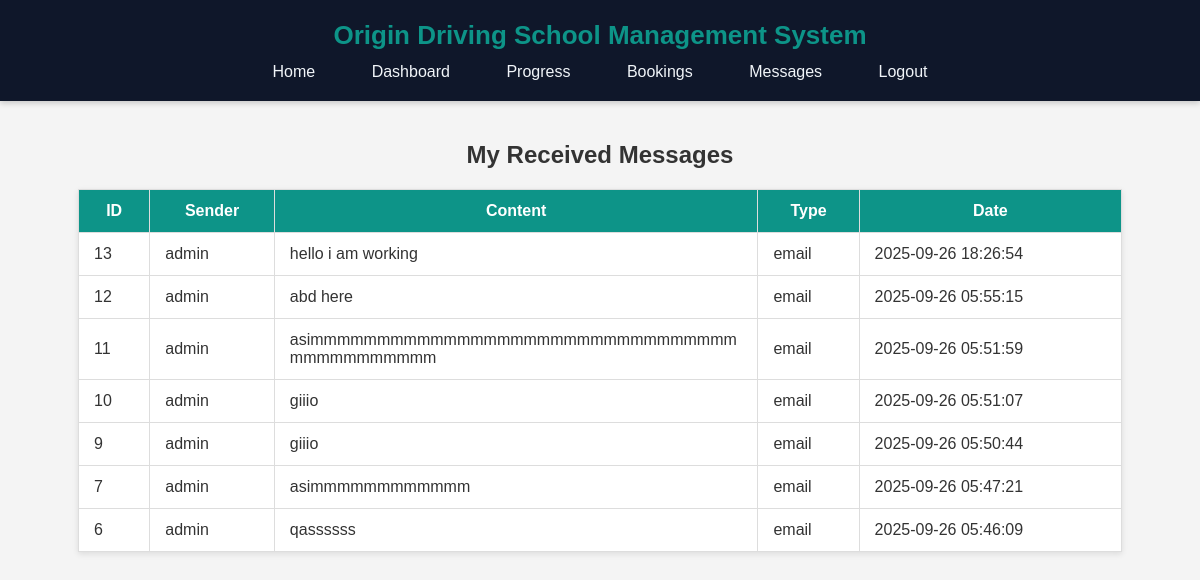
/instructor/messages.php (signed in), run on the app's committed database.
### tables this page shows
CREATE TABLE `messages` (
  `id` int(11) NOT NULL,
  `sender_id` int(11) NOT NULL,
  `receiver_id` int(11) DEFAULT NULL,
  `content` text NOT NULL,
  `date` timestamp NOT NULL DEFAULT current_timestamp(),
  `type` enum('email','sms','inapp') NOT NULL
);

CREATE TABLE `users` (
  `id` int(11) NOT NULL,
  `username` varchar(50) NOT NULL,
  `password` varchar(255) NOT NULL,
  `role` enum('admin','staff','instructor','student') NOT NULL,
  `email` varchar(100) NOT NULL,
  `created_at` timestamp NOT NULL DEFAULT current_timestamp(),
  `middle_name` varchar(100) DEFAULT NULL,
  `profile_color` varchar(20) DEFAULT 'blue',
  `last_login_ip` varchar(45) DEFAULT NULL
);

### instructor/messages.php (the view, shortened to what this page needs)
<?php
include '../includes/db_connect.php';
$user_id = $_SESSION['user_id'];
$sql = "SELECT m.*, u.username AS sender_name
        FROM messages m
        JOIN users u ON m.sender_id = u.id
        WHERE m.receiver_id = ? OR m.receiver_id = 0 OR m.receiver_id IS NULL
        ORDER BY m.date DESC";
$stmt = $conn->prepare($sql);
$stmt->bind_param("i", $user_id);
$stmt->execute();
$result = $stmt->get_result();
?>
<!DOCTYPE html>
<html lang="en">
<head>
    <link rel="stylesheet" href="/school/css/styles.css">
</head>
<body>
    <header>
        <h1>Origin Driving School Management System</h1>
        <nav>
            <a href="/school/index.php">Home</a>
            <?php if (isset($_SESSION['user_id'])): ?>
                <?php if ($_SESSION['role'] == 'admin' || $_SESSION['role'] == 'staff'): ?>
                    <a href="/school/admin/dashboard.php">Admin Dashboard</a>
                <?php elseif ($_SESSION['role'] == 'instructor'): ?>
                    <a href="/school/instructor/dashboard.php">Instructor Dashboard</a>
                    <a href="/school/instructor/messages.php">Received Messages</a>
                <?php elseif ($_SESSION['role'] == 'student'): ?>
                    <a href="/school/student/dashboard.php">Dashboard</a>
                    <a href="/school/student/progress.php">Progress</a>
                    <a href="/school/student/book_lesson.php">Bookings</a>
                    <a href="/school/student/messages.php">Messages</a>
                <?php endif; ?>
                <a href="/school/logout.php">Logout</a>
            <?php else: ?>
                <a href="/school/login.php">Login</a>
                <a href="/school/register_student.php">Register as Student</a>
                <a href="/school/register_instructor.php">Register as Instructor</a>
            <?php endif; ?>
        </nav>
    </header>
    <main>
        <h2 style="text-align:center; margin-top:20px;">My Received Messages</h2>
        <table>
            <tr>
                <th>ID</th>
                <th>Sender</th>
                <th>Content</th>
                <th>Type</th>
                <th>Date</th>
            </tr>
            <?php if ($result->num_rows > 0): ?>
                <?php while ($row = $result->fetch_assoc()): ?>
                    <tr>
                        <td><?php echo $row['id']; ?></td>
                        <td><?php echo htmlspecialchars($row['sender_name']); ?></td>
                        <td><?php echo htmlspecialchars($row['content']); ?></td>
                        <td><?php echo htmlspecialchars($row['type']); ?></td>
                        <td><?php echo $row['date']; ?></td>
                    </tr>
                <?php endwhile; ?>
            <?php else: ?>
                <tr>
                    <td colspan="5">No messages received yet.</td>
                </tr>
            <?php endif; ?>
        </table>
    </main>
</body>
</html>

### css/styles.css (style rules this page uses)
body { font-family: Arial, sans-serif; margin: 0; padding: 0; background: #f4f4f4; color: #333; }
header { background: #007bff; color: white; padding: 10px; text-align: center; }
nav a { color: white; margin: 0 10px; text-decoration: none; }
main { padding: 20px; }
table { width: 100%; border-collapse: collapse; margin: 20px 0; }
th, td { border: 1px solid #ddd; padding: 8px; text-align: left; }
th { background: #007bff; color: white; }

### instructor/messages.php (style rules this page uses)
header { background-color: #0F172A; color: #F1F5F9; padding: 20px; text-align: center; box-shadow: 0 2px 6px rgba(0,0,0,0.2); }
header h1 { margin: 0; font-size: 26px; font-weight: bold; color: #0D9488; }
nav { margin-top: 12px; }
nav a { color: #F1F5F9; text-decoration: none; margin: 0 12px; font-weight: 500; transition: color 0.3s ease, background 0.3s ease; padding: 8px 14px; border-radius: 6px; }
table { width: 90%; margin: 20px auto; border-collapse: collapse; background: #fff; box-shadow: 0 2px 6px rgba(0,0,0,0.1); }
th, td { padding: 12px 15px; border: 1px solid #ddd; text-align: center; }
th { background: #0D9488; color: #fff; }
td { word-wrap: break-word; max-width: 300px; text-align: left; }

### data on the page
messages: id "13", sender.username "admin", content "hello i am working", type "email", date "2025-09-26 18:26:54"
messages: id "12", sender.username "admin", content "abd here", type "email", date "2025-09-26 05:55:15"
messages: id "11", sender.username "admin", content "asimmmmmmmmmmmmmmmmmmmmmmmmmmmmmmmmmmmmmmmmmmm", type "email", date "2025-09-26 05:51:59"
messages: id "10", sender.username "admin", content "giiio", type "email", date "2025-09-26 05:51:07"
messages: id "9", sender.username "admin", content "giiio", type "email", date "2025-09-26 05:50:44"
messages: id "7", sender.username "admin", content "asimmmmmmmmmmmm", type "email", date "2025-09-26 05:47:21"
messages: id "6", sender.username "admin", content "qassssss", type "email", date "2025-09-26 05:46:09"
